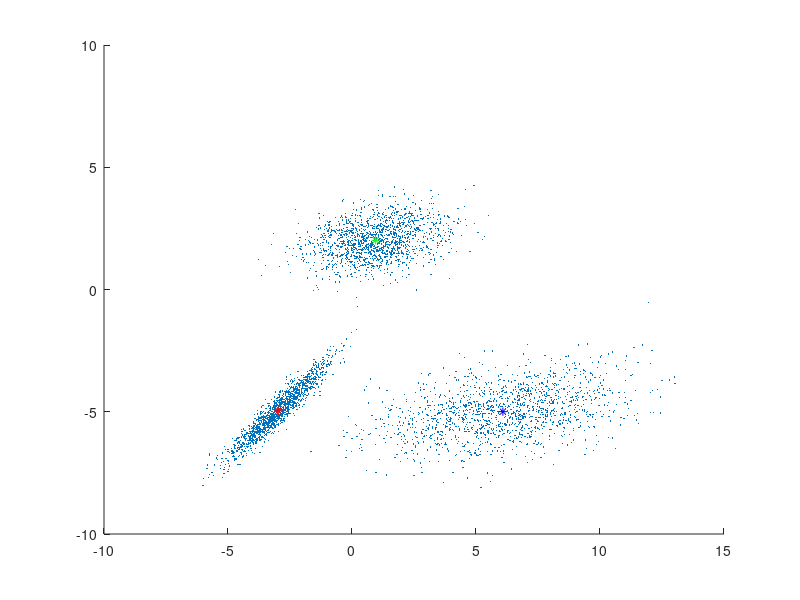

Reproduce this figure in MATLAB. (Note: this script raises an error after producing the figure.)
close all;
clear all;

MU1 = [1 2];
SIGMA1 = [2 0.25; 0.25 .5];
%SIGMA1 = [2 0; 0 2];
MU2 = [-3 -5];
SIGMA2 = [1 0.95; 0.95 1];
MU3 = [6 -5];
SIGMA3 = [6 0.95; 0.95 1];

X = [mvnrnd(MU1,SIGMA1,1500);mvnrnd(MU2,SIGMA2,1500);mvnrnd(MU3,SIGMA3,1500);];

N = 4500;
K = 3;
D = 2;
% M-step
m = rand(D,K);
s = zeros(D,D,K);
for k=1:K
    s(:,:,k) = eye(D,D);
end
p = ones(K,1) / N;
% E-step
P = zeros(K,N);

for i = 1:600
    % E-step
    for k = 1:K
        mu = m(:,k)';
        Sigma = squeeze( s(:,:,k) );
        P(k,:) = mvnpdf(X,mu,Sigma);
    end
    pmat = repmat(p,1,N);      
    P = P .* pmat;
   
    denorm = repmat(sum(P,1),K,1);
    P = P ./ (denorm);
       
    % M-step
    m = P * X;
    m = m ./ repmat(sum(P,2),1,D);
    m = m';
   
    for k = 1:K
        mvector = repmat( m(:,k)',N,1 );
        tempP = repmat( P(k,:),D,1 );
        temp1 = tempP .* (X-mvector)';
        temp = temp1 * (X-mvector);
        temp2 = temp / (sum(P(k,:)));
        s(:,:,k) = temp2;
    end
    p = sum(P,2) / N;
end

figure;
scatter(X(:,1),X(:,2),10,'.');
hold on;
plot(m(1,1),m(2,1),'r*');
hold on;
plot(m(1,2),m(2,2),'g*');
hold on;
plot(m(1,3),m(2,3),'b*');


options = statset('Display','final');
obj = gmdistribution.fit(X,3,'Options',options);
h = ezcontour(@(x,y)pdf(obj,[x y]),[-12 12],[-12 12]);


idx = cluster(obj,X);
cluster1 = X(idx == 1,:);
cluster2 = X(idx == 2,:);
cluster3 = X(idx == 3,:);

figure;
h1 = scatter(cluster1(:,1),cluster1(:,2),10,'r.');
hold on;
h2 = scatter(cluster2(:,1),cluster2(:,2),10,'g.');
hold on;
h3 = scatter(cluster3(:,1),cluster3(:,2),10,'b.');


